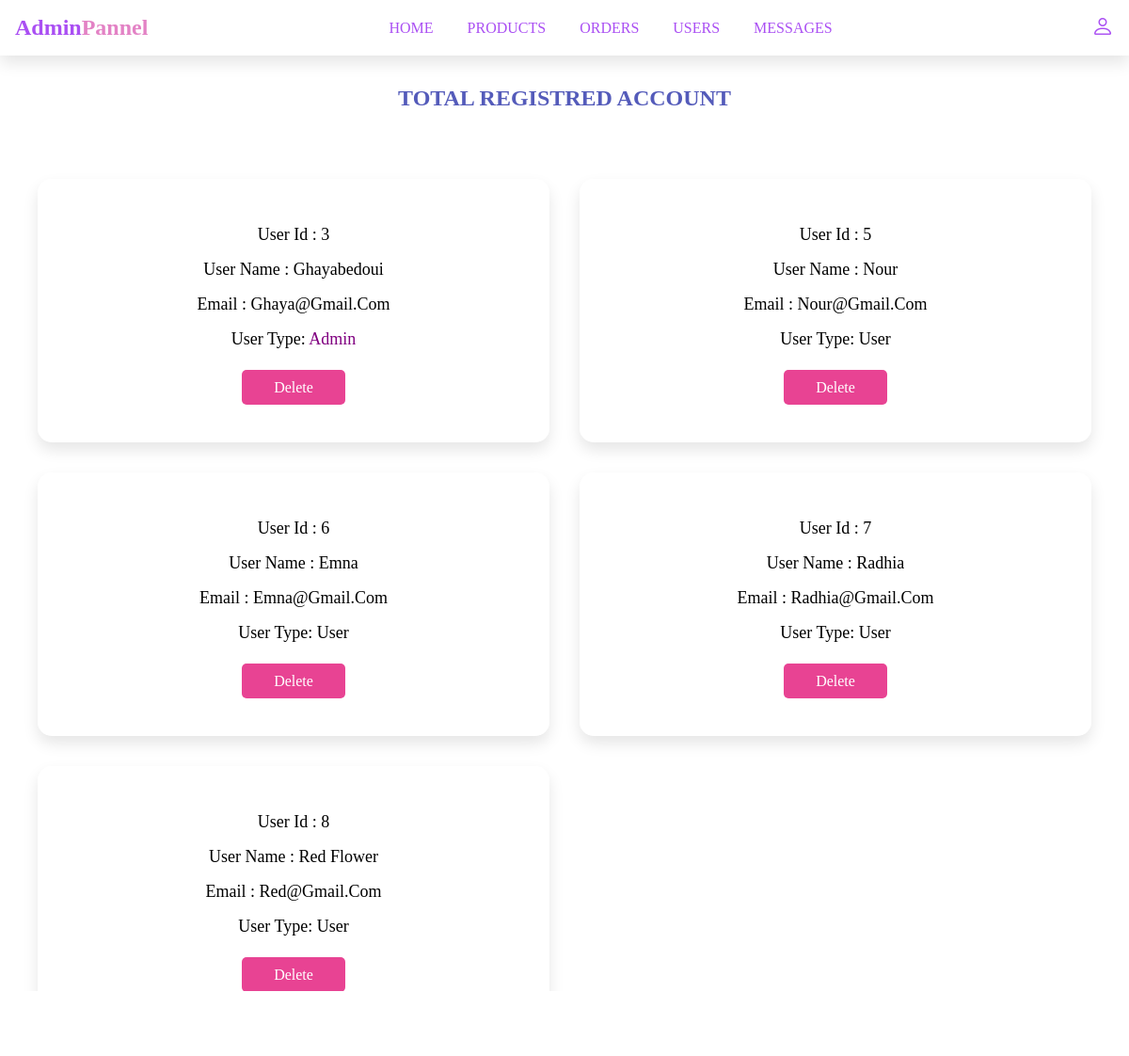
/admin_users.php (signed in), run on an earlier commit of the app's database.
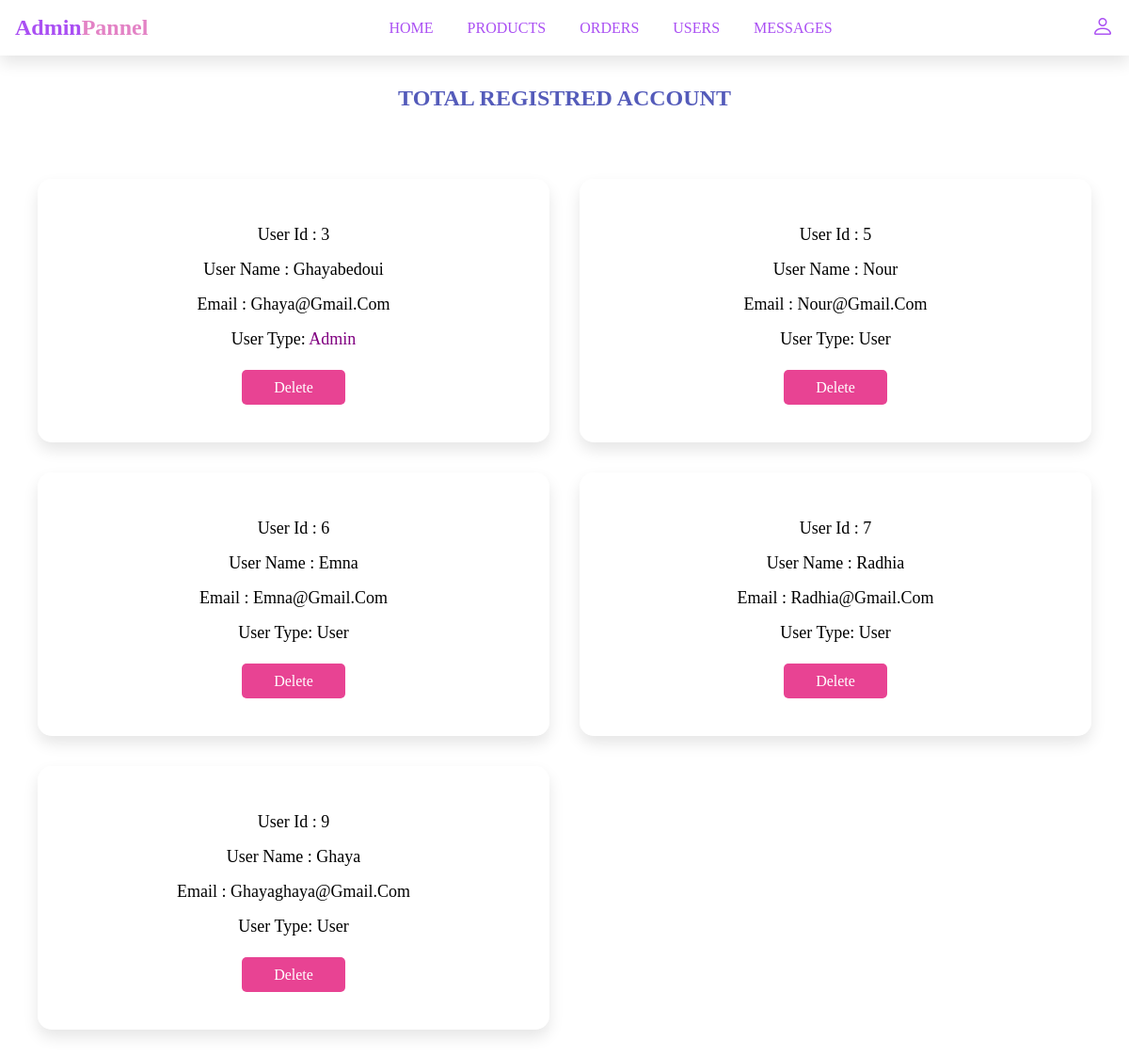
And on a later commit of the database.
### tables this page shows
CREATE TABLE `users` (
  `id` int(50) NOT NULL,
  `name` varchar(255) NOT NULL,
  `email` varchar(255) NOT NULL,
  `password` varchar(255) NOT NULL,
  `user_type` varchar(255) NOT NULL DEFAULT 'user'
);

### admin_users.php (the view, shortened to what this page needs)
<?php
include 'connection.php';
?>
<!DOCTYPE html>
<html lang="en">
<head>
</head>
<body>
  <?php include 'admin_header.php'; ?>
    <section class="user-container">
      <h1 class="title">
        total registred account
      </h1>
      <div class="box-container">
        <?php
        $select_users = mysqli_query($conn, "SELECT * FROM `users`") or die('query failed');
        if (mysqli_num_rows($select_users) > 0) {
           while ($fetch_users = mysqli_fetch_assoc($select_users)) {
        ?>
        <div class="box">
            <p> user id : <span><?php echo $fetch_users['id']; ?></span> </p>
            <p> user name : <span><?php echo $fetch_users['name']; ?></span> </p>
            <p> email : <span><?php echo $fetch_users['email']; ?></span> </p>
            <p>user type: <span style ="color:<?php if  ($fetch_users['user_type'] == 'admin') { echo 'purple'; } ?>;">
            <?php echo $fetch_users['user_type']; ?></span></p>
            <a href="admin_users.php?delete=<?php echo $fetch_users['id']; ?>" onclick="return confirm('delete this user?');" class="delete">delete</a>
        </div>
        <?php }} ?>
      </div>
    </section>
</body>
</html>

What changed in the data, as far as the page shows it:
removed users: id "8", name "Red Flower", email "Red@gmail.com", user_type "User"
added users: id "9", name "Ghaya", email "Ghayaghaya@gmail.com", user_type "User"
